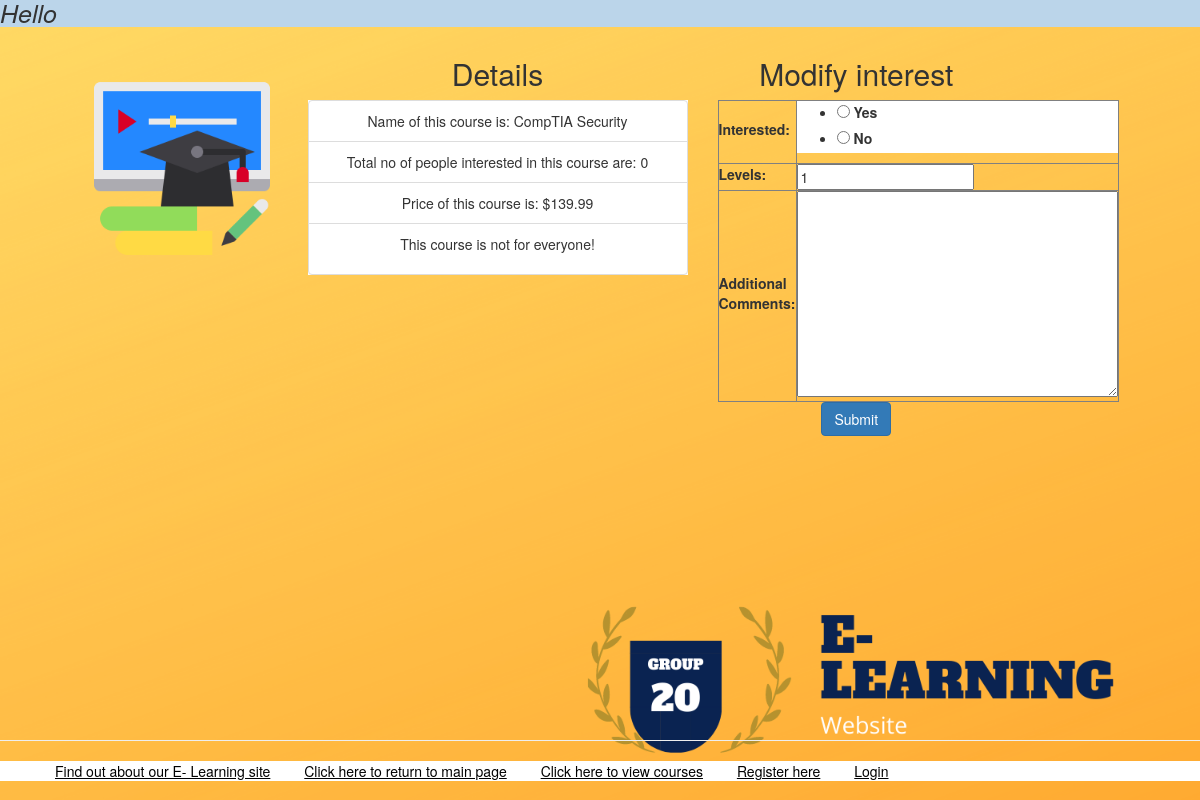
Page /myapp/courses/3/ on the earlier database version.
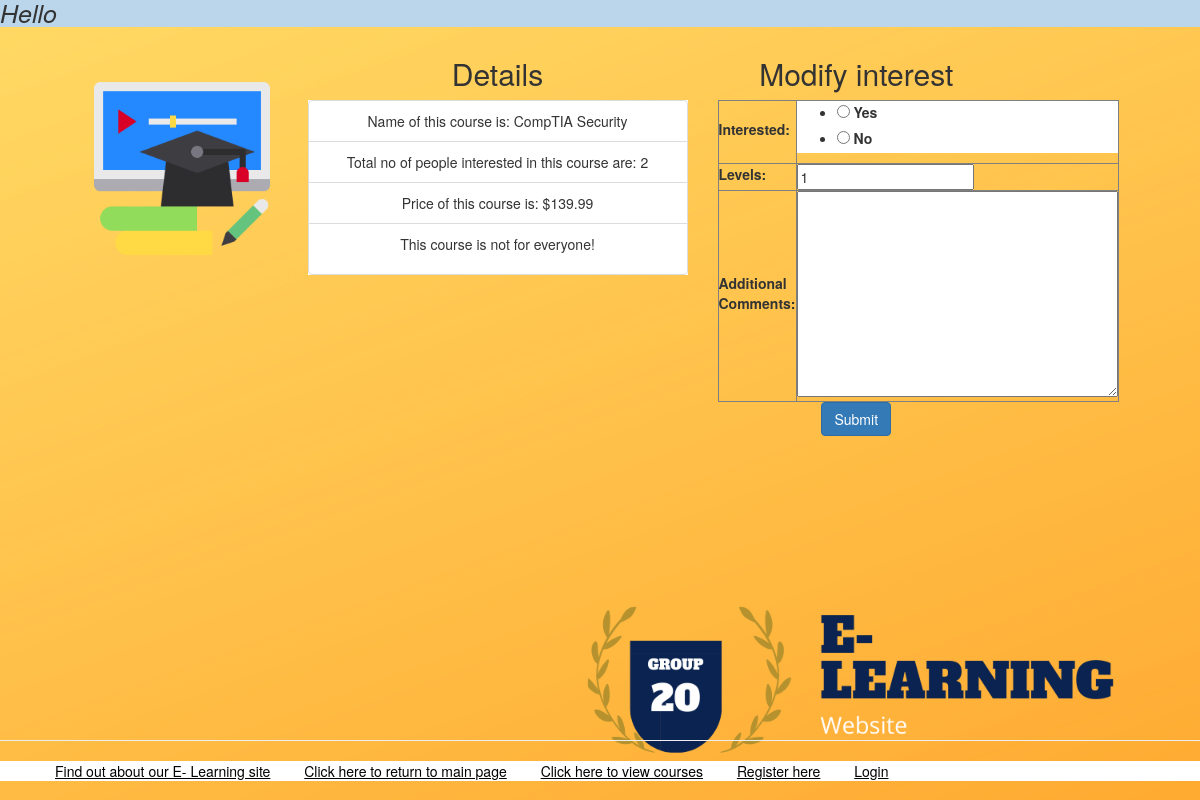
Same page on the later database version.
### myapp/models.py (models this page shows, shortened)
class Course(models.Model):
    topic = models.ForeignKey(Topic, related_name='courses', on_delete=models.CASCADE)
    name = models.CharField(max_length=200)
    price = models.DecimalField(max_digits=10, decimal_places=2, validators=[MinValueValidator(100.00,  message= 'Price must be greater than 100.00 !!'),
                                                                             MaxValueValidator(200.00,   message= 'Price must be less than 200.00 !!')])
    for_everyone = models.BooleanField(default=True)
    description = models.TextField(max_length=300, null=True, blank=True)
    interested = models.PositiveIntegerField(default=0)
    stages = models.PositiveIntegerField(default=3)
    hours = models.IntegerField(default=10)

### myapp/views.py (the view, shortened to what this page needs)
# urls.py: path(r'courses/<int:course_id>/', views.course_detail, name='course_detail'),
def course_detail(request, course_id):
    msg = ''
    course = get_object_or_404(Course, pk=course_id)
    if request.method == 'GET':
        form = InterestForm()
        msg = 'Courses'
        return render(request, 'myapp/course_detail.html', {'form': form, 'course': course})

### myapp/forms.py
class InterestForm(forms.Form):
    CHOICES = [(1, 'Yes'), (2, 'No')]
    interested = forms.ChoiceField(required=True, widget=forms.RadioSelect, choices=CHOICES)
    levels = forms.IntegerField(min_value=1, initial=1)
    comments = forms.CharField(required=False, widget=forms.Textarea, label='Additional Comments')

### myapp/templates/myapp/course_detail.html (shortened to what this page needs)
{% extends 'myapp/base.html'  %}
{% block body_block %}
     <div class="row">
    <div class="col-md-3">
        <img src="/static/myapp/book.png" class="loginIcon topicIcon courseIcon">
    </div>
   <div class="col-md-4">
{% if course %}
    <h2 class="centerText">Details</h2>
    <ul class="list-group list-group-flush centerText">
    <li class="list-group-item">Name of this course is: {{ course.name }}</li>
    <li class="list-group-item">Total no of people interested in this course are: {{ course.interested }}</li>
    <li class="list-group-item">Price of this course is: ${{ course.price }}</li>
     <li class="list-group-item">
    {% if course.for_everyone == False %}
        <p>This course is not for everyone!</p>
    {% endif %}</li>
    </ul>
 {% else %}
   <strong>No such course available!</strong>
{% endif %}
   </div>
    <div class="col-md-3">
         <h2 class="centerText">Modify interest</h2>
<form method="post">
  <table border="1">
    {{ form }}
  </table>
     <div class="text-center">
         <button class="btn btn-primary" type="submit">Submit</button></div>
</form>
</div>
    </div>
{% endblock %}

Differences in the rows shown:
changed Course "CompTIA Security": interested "0" → "2"
